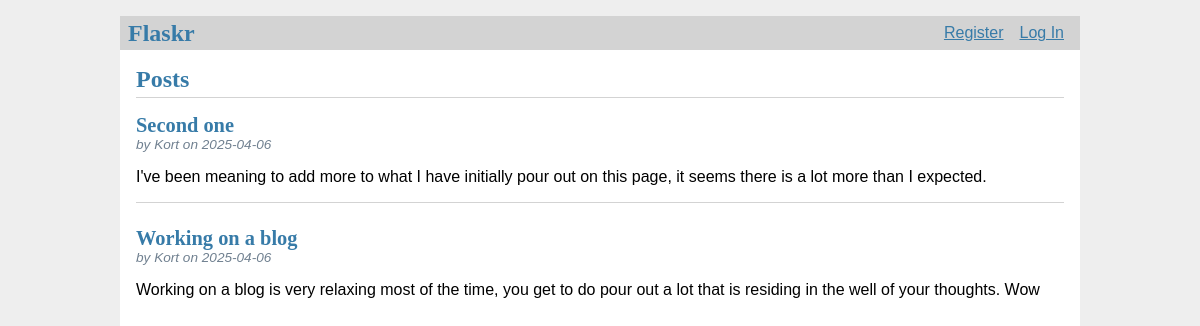
Before: / with the older database file.
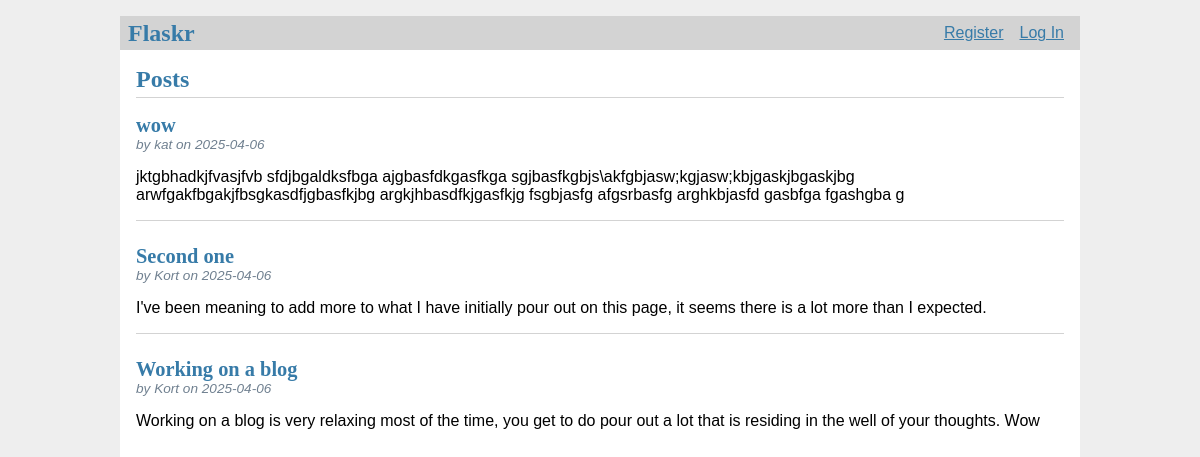
After: the same page with the newer database file.
### tables this page shows
CREATE TABLE post (
  id INTEGER PRIMARY KEY AUTOINCREMENT,
  author_id INTEGER NOT NULL,
  created TIMESTAMP NOT NULL DEFAULT CURRENT_TIMESTAMP,
  title TEXT NOT NULL,
  body TEXT NOT NULL,
  FOREIGN KEY (author_id) REFERENCES user (id)
);

CREATE TABLE user (
  id INTEGER PRIMARY KEY AUTOINCREMENT,
  username TEXT UNIQUE NOT NULL,
  password TEXT NOT NULL
);

### flaskr/blog.py (the view)
@bp.route('/')
def index():
    db = get_db()
    posts = db.execute(
        'SELECT p.id, title, body, created, author_id, username'
        ' FROM post p JOIN user u ON p.author_id = u.id'
        ' ORDER BY created DESC'
    ).fetchall()
    return render_template('blog/index.html', posts=posts)

### flaskr/auth.py (called while the page is built)
@bp.before_app_request
def load_logged_in_user():
    user_id = session.get('user_id')
    if user_id is None:
        g.user = None
    else:
        g.user = get_db().execute(
            'SELECT * FROM user WHERE id = ?', (user_id,)
        ).fetchone()

### flaskr/db.py (called while the page is built)
def get_db():
    if 'db' not in g:
        g.db = sqlite3.connect(
            current_app.config['DATABASE'],
            detect_types=sqlite3.PARSE_DECLTYPES
        )
        g.db.row_factory = sqlite3.Row
    return g.db

### flaskr/templates/blog/index.html (shortened to what this page needs)
{% extends 'base.html' %}
{% block header %}
  <h1>{% block title %}Posts{% endblock %}</h1>
{% endblock %}
{% block content %}
  {% for post in posts %}
    <article class="post">
      <header>
        <div>
          <h1>{{ post['title'] }}</h1>
          <div class="about">by {{ post['username'] }} on {{ post['created'].strftime('%Y-%m-%d') }}</div>
        </div>
      </header>
      <p class="body">{{ post['body'] }}</p>
    </article>
    {% if not loop.last %}
      <hr>
    {% endif %}
  {% endfor %}
{% endblock %}

Changed rows visible on the page:
added post: title "wow", username "kat", created "2025-04-06", body "jktgbhadkjfvasjfvb sfdjbgaldksfbga ajgbasfdkgasfkga sgjbasfkgbjs\\akfgbjasw;kgjasw;kbjgaskjbgaskjbg arwfgakfbgakjfbsgkasdfjgbasfkjbg argkjhbasdfkjgasfkjg fsgbjasfg afgsrbasfg arghkbjasfd gasbfga fgashgba g"
